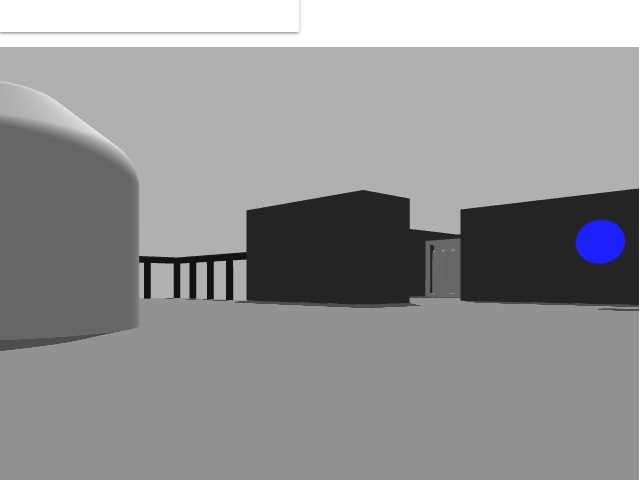
#> input picture scripts/blue1.png, 640 x 480 px
$ python test_thresh.py
#> lines starting #> are read from the running program, lines starting #| are printed output that depends on the picture; after the words box and inside, x2 and y2 are one past the last pixel; in counts of white or black regions, pixels touching at a corner belong together
#!/usr/bin/env python

import cv2 as cv
import numpy as np
import math

try:
    bgr = cv.imread("blue1.png")
#> bgr is the input picture: shape (480, 640, 3); mean B, G, R 149.1, 147.9, 147.8
except:
    print("Not able to load image.")

hsv = cv.cvtColor(bgr, cv.COLOR_BGR2HSV)
#> hsv: shape (480, 640, 3); mean H, S, V 1.4, 1.5, 149.1

lowerBlue = np.array([110,50,50])
upperBlue = np.array([130,255,255])

mask = cv.inRange(hsv, lowerBlue, upperBlue)
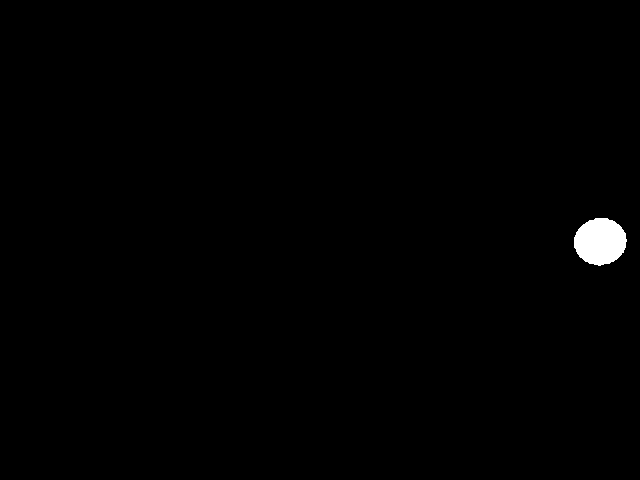
#> mask: shape (480, 640); 0.63% white; 1 white region, box (x1, y1, x2, y2) and area: (574, 218, 627, 266) 1944
res = cv.bitwise_and(bgr, bgr, mask=mask)

xMoment = 0
yMoment = 0
total = 0

for row in range(0, bgr.shape[0]):
    for col in range(0, bgr.shape[1]):
        if mask[row][col]:
            xMoment = xMoment + col
            yMoment = yMoment + row
            total = total + 1
#> after the loop, total = 1944; xMoment = 1166043; yMoment = 468769

if not total == 0:
    xArm = xMoment/total
#> xArm = 599.8
    yArm = yMoment/total
#> yArm = 241.1
else:
    xArm = (bgr.shape[0])/2
    yArm = (bgr.shape[1])/2

xArm = int(math.floor(xArm))
#> xArm = 599
yArm = int(math.floor(yArm))
#> yArm = 241

cv.drawMarker(res, (xArm, yArm), (0, 0, 255))
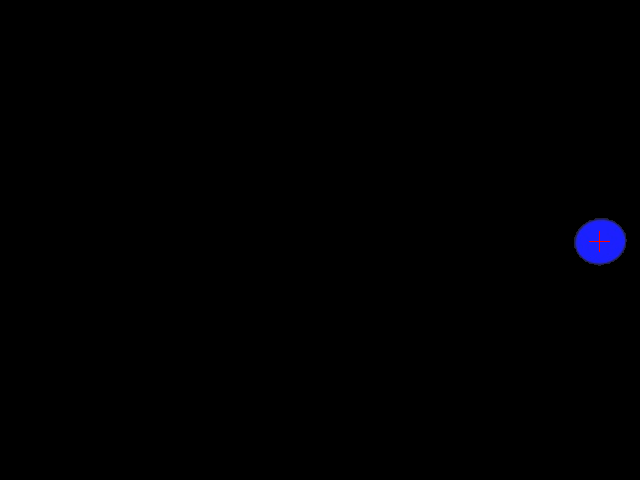
#> res: shape (480, 640, 3); mean B, G, R 1.4, 0.2, 0.2

cv.imshow('frame', bgr)
cv.imshow('mask', mask)
cv.imshow('res', res)
cv.waitKey(0)
cv.destroyAllWindows()

$ run again, with scripts/blue2.png copied over scripts/blue1.png
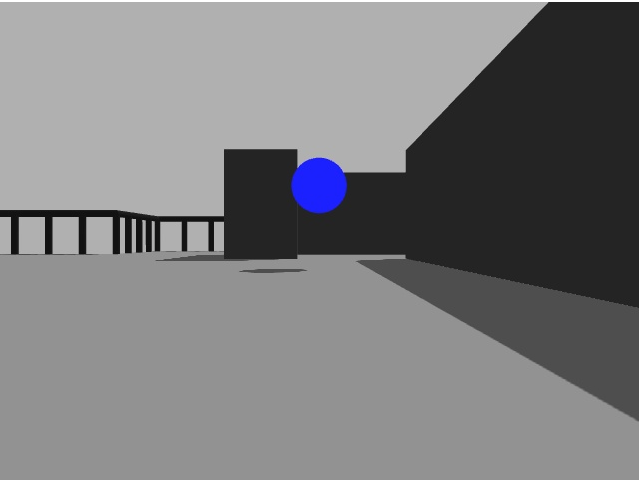
#> input picture scripts/blue2.png, 640 x 480 px
#> bgr is the input picture: shape (480, 640, 3); mean B, G, R 125.8, 124.1, 124
#> hsv: shape (480, 640, 3); mean H, S, V 1.5, 2, 125.8
#> `mask = cv.inRange(hsv, lowerBlue, upperBlue)`:
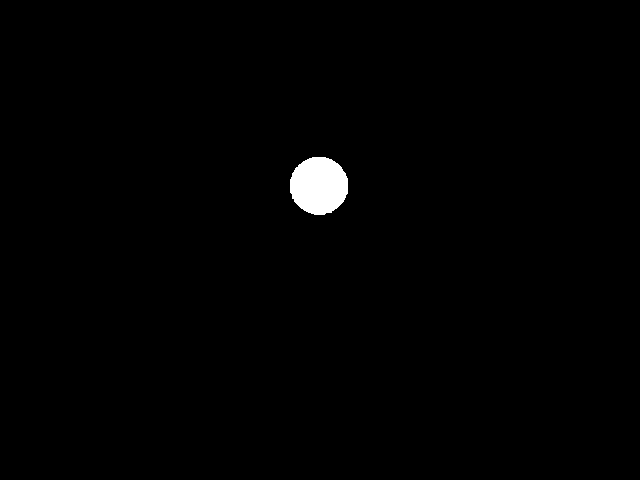
#> mask: shape (480, 640); 0.87% white; 1 white region, box (x1, y1, x2, y2) and area: (290, 157, 348, 215) 2659
#> `cv.drawMarker(res, (xArm, yArm), (0, 0, 255))`:
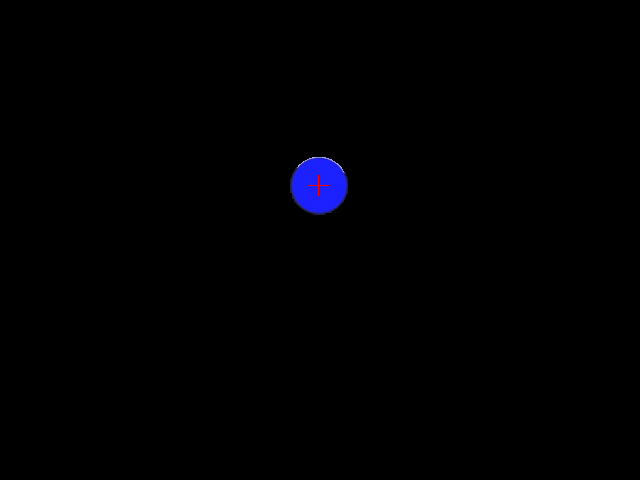
#> res: shape (480, 640, 3); mean B, G, R 2, 0.3, 0.3

$ run again, with scripts/blue3.png copied over scripts/blue1.png
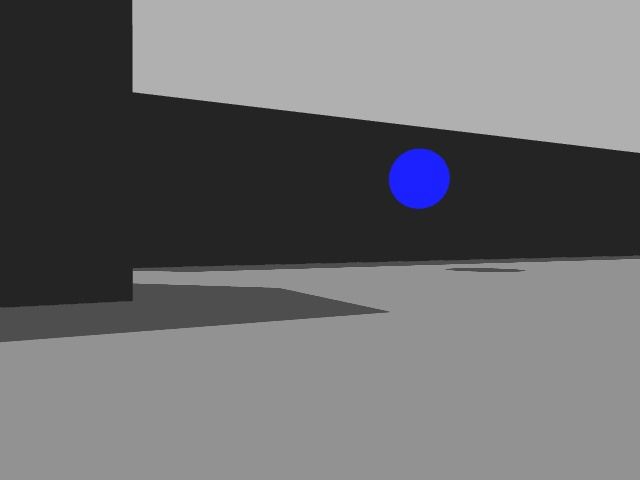
#> input picture scripts/blue3.png, 640 x 480 px
#> bgr is the input picture: shape (480, 640, 3); mean B, G, R 111.2, 109.1, 109
#> hsv: shape (480, 640, 3); mean H, S, V 1.7, 2.4, 111.2
#> `mask = cv.inRange(hsv, lowerBlue, upperBlue)`:
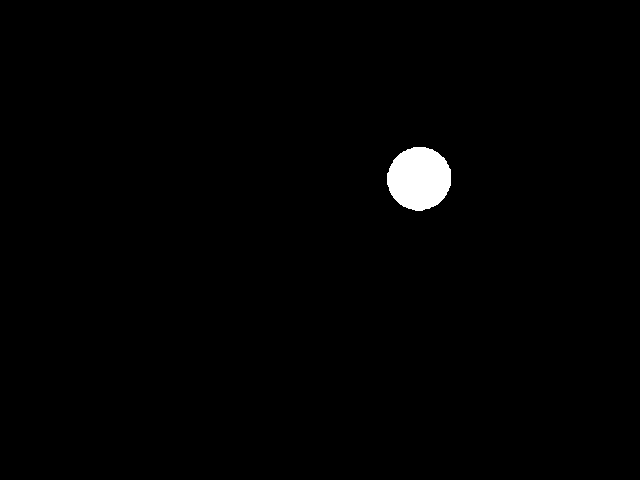
#> mask: shape (480, 640); 1% white; 1 white region, box (x1, y1, x2, y2) and area: (387, 147, 451, 211) 3190
#> `cv.drawMarker(res, (xArm, yArm), (0, 0, 255))`:
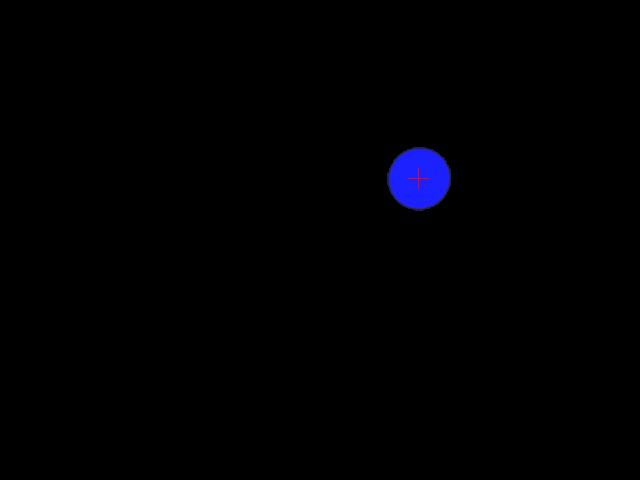
#> res: shape (480, 640, 3); mean B, G, R 2.4, 0.3, 0.3

$ run again, with scripts/blue4.png copied over scripts/blue1.png
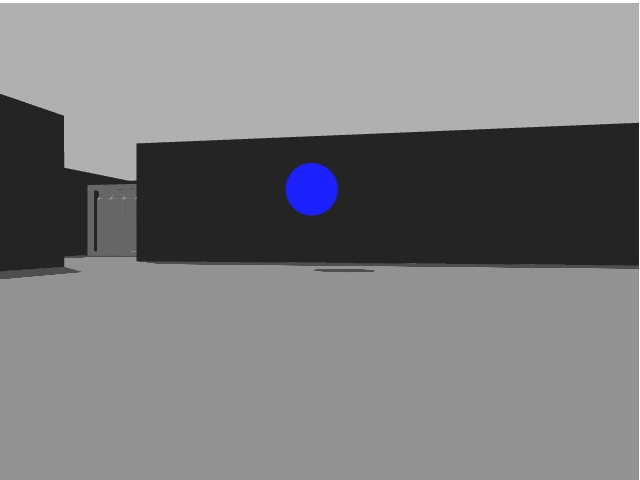
#> input picture scripts/blue4.png, 640 x 480 px
#> bgr is the input picture: shape (480, 640, 3); mean B, G, R 127.5, 126, 125.9
#> hsv: shape (480, 640, 3); mean H, S, V 1.4, 1.8, 127.5
#> `mask = cv.inRange(hsv, lowerBlue, upperBlue)`:
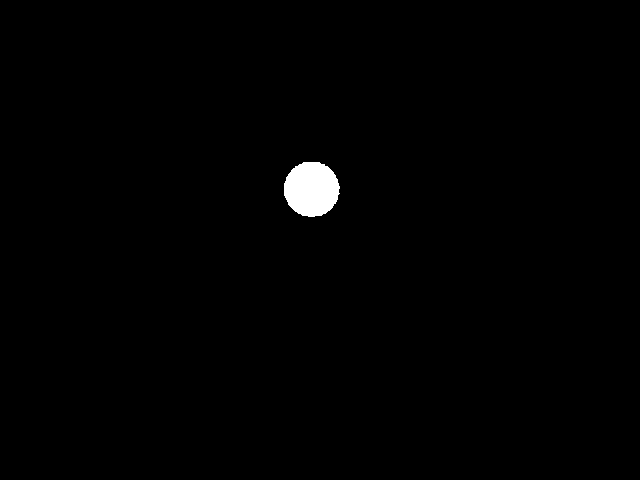
#> mask: shape (480, 640); 0.79% white; 1 white region, box (x1, y1, x2, y2) and area: (284, 162, 340, 217) 2413
#> `cv.drawMarker(res, (xArm, yArm), (0, 0, 255))`:
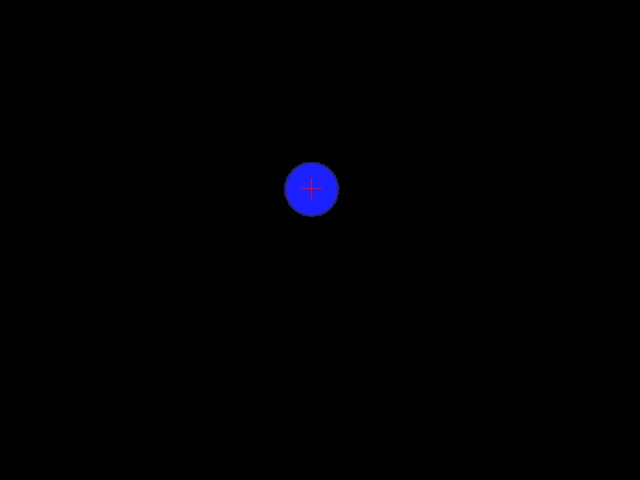
#> res: shape (480, 640, 3); mean B, G, R 1.8, 0.3, 0.3
